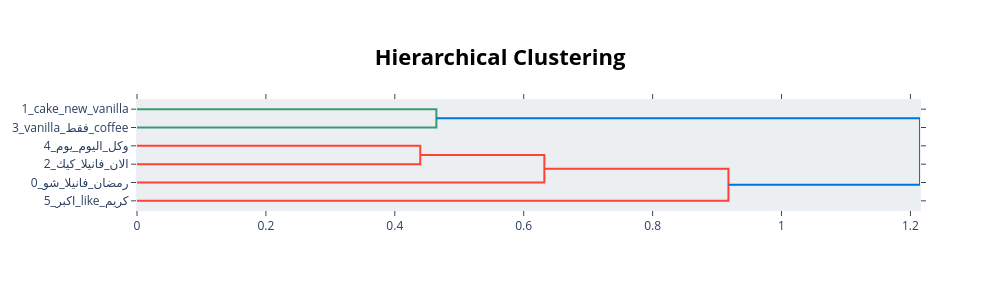

The cell this chart's notebook holds for it:
### Code cell
fig_base_hierarchy = base_topic_model.visualize_hierarchy()
fig_base_hierarchy

### Figure 1 — Plotly figure (JSON) as saved in the notebook; plotly's stock layout.template omitted (floating-point values rounded to 4 significant figures)
{"data": [{"hoverinfo": "text", "marker": {"color": "rgb(61,153,112)"}, "mode": "lines", "type": "scatter", "x": [0.0, 0.4645, 0.4645, 0.0], "xaxis": "x", "y": [-5.0, -5.0, -15.0, -15.0], "yaxis": "y"}, {"hoverinfo": "text", "marker": {"color": "rgb(255,65,54)"}, "mode": "lines", "type": "scatter", "x": [0.0, 0.4395, 0.4395, 0.0], "xaxis": "x", "y": [-25.0, -25.0, -35.0, -35.0], "yaxis": "y"}, {"hoverinfo": "text", "marker": {"color": "rgb(255,65,54)"}, "mode": "lines", "type": "scatter", "x": [0.4395, 0.632, 0.632, 0.0], "xaxis": "x", "y": [-30.0, -30.0, -45.0, -45.0], "yaxis": "y"}, {"hoverinfo": "text", "marker": {"color": "rgb(255,65,54)"}, "mode": "lines", "type": "scatter", "x": [0.632, 0.9176, 0.9176, 0.0], "xaxis": "x", "y": [-37.5, -37.5, -55.0, -55.0], "yaxis": "y"}, {"hoverinfo": "text", "marker": {"color": "rgb(0,116,217)"}, "mode": "lines", "type": "scatter", "x": [0.4645, 1.215, 1.215, 0.9176], "xaxis": "x", "y": [-10.0, -10.0, -46.25, -46.25], "yaxis": "y"}], "layout": {"autosize": false, "height": 290, "hoverlabel": {"bgcolor": "white", "font": {"family": "Rockwell", "size": 16}}, "hovermode": "closest", "plot_bgcolor": "#ECEFF1", "showlegend": false, "title": {"font": {"color": "Black", "size": 22}, "text": "<b>Hierarchical Clustering</b>", "x": 0.5, "xanchor": "center", "yanchor": "top"}, "width": 1000, "xaxis": {"mirror": "allticks", "rangemode": "tozero", "showgrid": false, "showline": true, "showticklabels": true, "ticks": "outside", "type": "linear", "zeroline": false}, "yaxis": {"mirror": "allticks", "range": [-60, 0], "rangemode": "tozero", "showgrid": false, "showline": true, "showticklabels": true, "tickmode": "array", "ticks": "outside", "ticktext": ["1_cake_new_vanilla", "3_vanilla_فقط_coffee", "4_وكل_اليوم_يوم", "2_الان_فانيلا_كيك", "0_رمضان_فانيلا_شو", "5_اكبر_like_كريم"], "tickvals": [-5, -15, -25, -35, -45, -55], "type": "linear", "zeroline": false}}}
